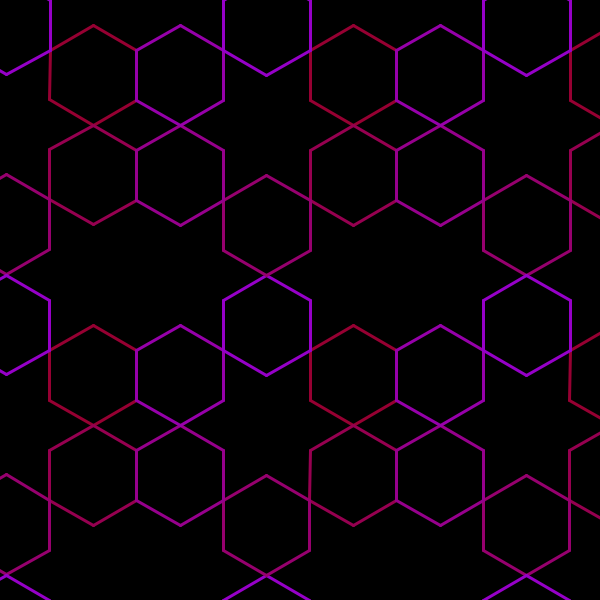
Frame 1 (no input)
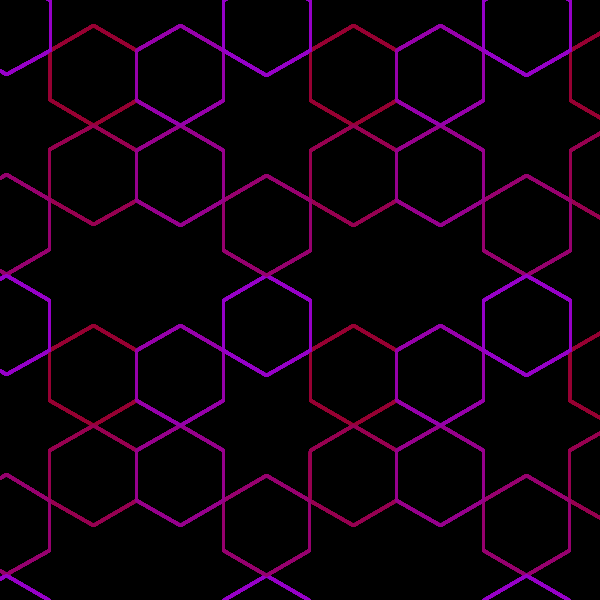
Frame 60 (the mouse pressed at the canvas centre just before this capture)
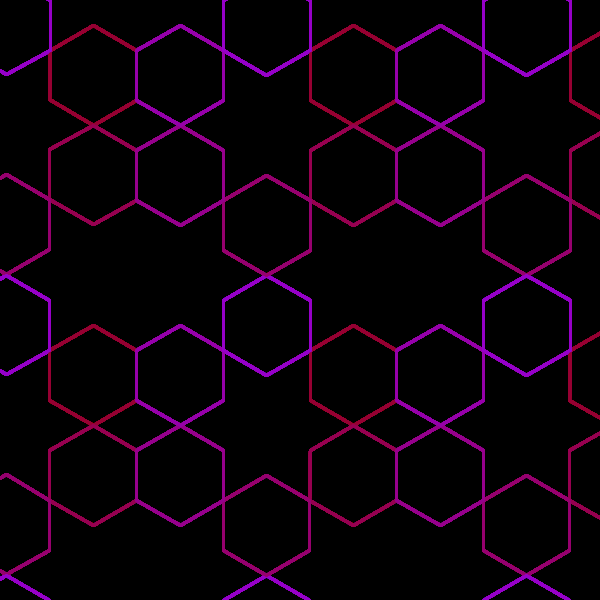
Frame 120 (the mouse held since frame 60 and released just before this capture)

The Processing sketch that drew these frames (run headless with seeded random() and noise(); from frame 60 on, the mouse is pressed at the canvas centre):

// Processing sketch: Zikr_Rosette_MRA
// ── Zikr_Rosette_MRA.pde
float l = 50;

void setup(){
  background(0);
  size(600,600);
  strokeWeight(3);
}

void draw() {
  translate(50,50);
  rosette();
  translate(0,l*6);
  rosette();
  translate(0,l*6);
  rosette();
  translate(l*5.2,0);
  rosette();
  translate(0,-l*6);
  rosette();
  translate(0,-l*6);
  rosette();
  translate(l*5.2,0);
  rosette();
  translate(0,l*6);
  rosette();
  translate(0,l*6);
  rosette();
}

void rosette() {
  float n = 6;
  float angle1 = radians(180-(180*(n-2))/n);
  float angle2 = radians(240);
  int b = 50;
  for (int j = 0; j < n; j++){
    rotate(angle2);
    stroke(150,0,b);
    for (int i = 0; i < n; i++){ //draws one hexagon
      line(0,0,0,l);
      translate(0,l);
      rotate(angle1);
      if (i == 3){
        rotate(-angle1);
        pushMatrix();
        rotate(angle1);
      }
    }//one hexagon
    popMatrix();
    b += 30;
  }
}
